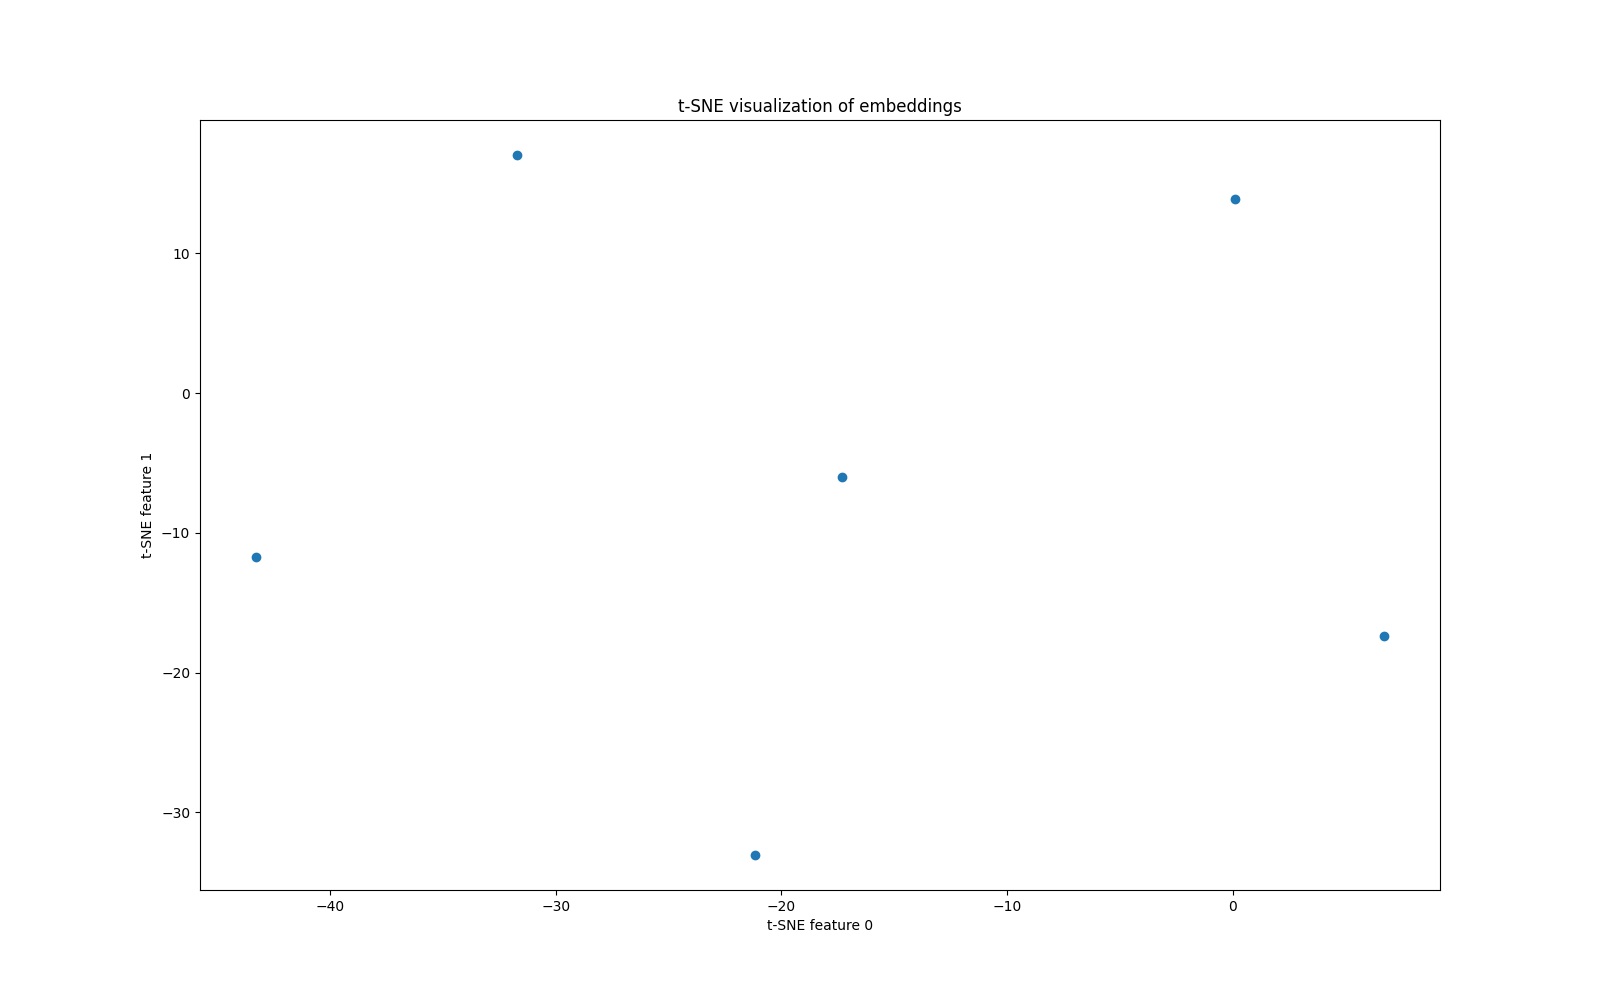

Reproduce this figure in Python.
import numpy as np
import matplotlib.pyplot as plt
from sklearn.manifold import TSNE

# Load the model's embeddings
embeddings = np.load('/home/ubuntu/CG-Labs-HAN/embeddings.npy')

# Perform t-SNE
tsne = TSNE(n_components=2, verbose=1, perplexity=5, n_iter=300)
tsne_results = tsne.fit_transform(embeddings)

# Plot the results
plt.figure(figsize=(16,10))
plt.scatter(tsne_results[:,0], tsne_results[:,1])
plt.xlabel('t-SNE feature 0')
plt.ylabel('t-SNE feature 1')
plt.title('t-SNE visualization of embeddings')

# Save the plot as an image file
plt.savefig('tsne_visualization.png')
